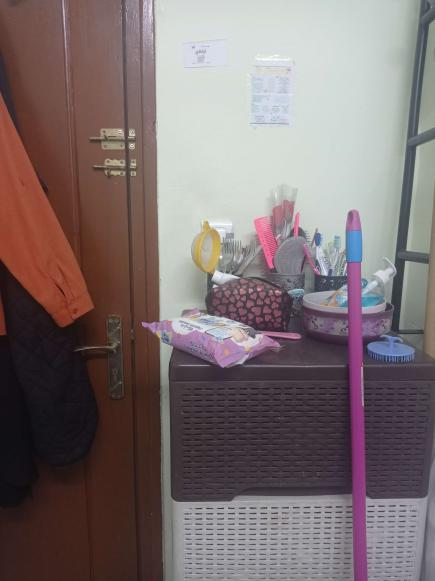
#> input picture Projet 1- Image Analogy/Partie 1/Images/A1.jpg, 435 x 581 px
$ python main.py
#> lines starting #> are read from the running program, lines starting #| are printed output that depends on the picture
### Projet 1- Image Analogy/Partie 1/analogy.py
import numpy as np
import cv2
from sklearn.feature_extraction.image import extract_patches_2d as extract
from sklearn.neighbors import NearestNeighbors
import pyflann as pyflann

"""
To get pyflann to work I had to copy the x64 directory from Lib>site-packages>pyflann>lib>win32
into envs>python>Lib>site-packages>pyflann>win32. If you have difficulties just use sklearn, and remove references
to pyflann.
"""

# on devise sur 255 pour normalisee ce qui facilite les calcules
def read_images(apath, appath, bpath):
#> called with apath = 'Images/A1.jpg', appath = 'Images/Ap1.jpg', bpath = 'Images/B1.jpg'
    imgA = cv2.imread(apath, cv2.IMREAD_UNCHANGED)/255.0
    imgAp = cv2.imread(appath, cv2.IMREAD_UNCHANGED)/255.0
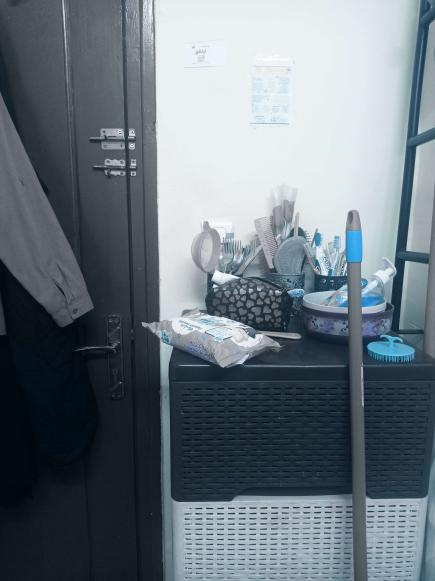
#> input picture Projet 1- Image Analogy/Partie 1/Images/Ap1.jpg, 435 x 581 px
    imgB = cv2.imread(bpath, cv2.IMREAD_UNCHANGED)/255.0
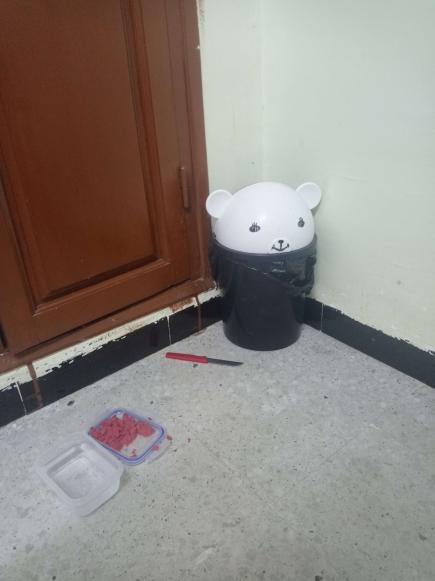
#> input picture Projet 1- Image Analogy/Partie 1/Images/B1.jpg, 435 x 581 px

    return imgA, imgAp, imgB


# [20 lines left out: functions add_pairs, remap_y, not called in this run]


def rgb2yiq(image, remap=False, remap_target=None, feature='y'):
#> called with remap = False, feature = 'y'
    yiq_xform = np.array([[0.299, 0.587, 0.114], #ROUGE
                          [0.596, -0.275, -0.321], #Vert
                         [0.212, -0.523, 0.311]]) #bleu
    yiq = np.dot(image, yiq_xform.T.copy())
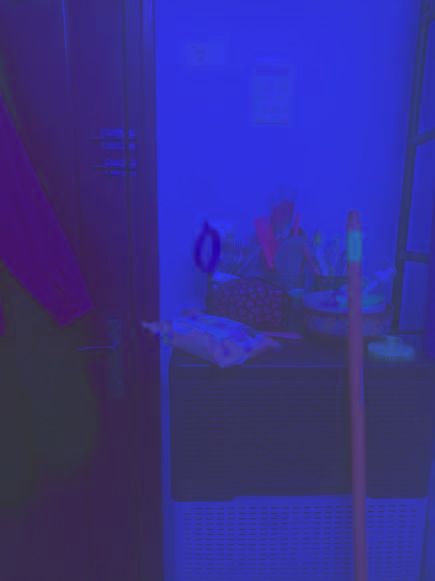
#> yiq: shape (581, 435, 3) float64; mean B, G, R 0.443, -0.0151, 0.0165; drawn with min black and max white

    if remap:
        remap_y(image, remap_target)
    if feature == 'y':
        return yiq[:,:,0]
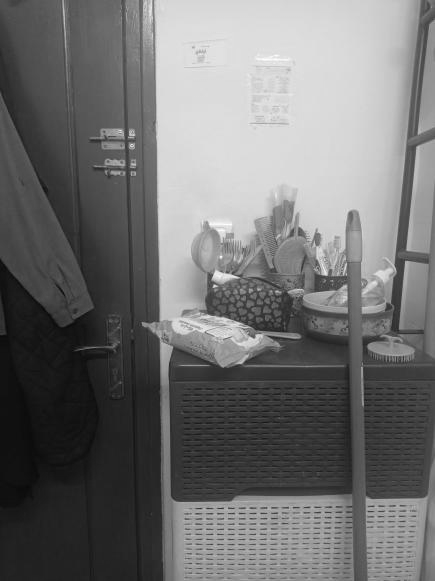
#> returned value: shape (581, 435) float64; min 0.0339, max 0.999, mean 0.443
    elif feature == 'yiq':
        return yiq


# [7 lines left out: function yiq2rgb, not called in this run]


def get_pyramid(image, levels):
#> called with levels = 5
    img = image.copy()
    pyr = [img]
    for i in range(levels):
        img = cv2.pyrDown(img) #downsampling
        pyr.append(img)
#> after the loop, pyr = 6 items

    return pyr


def get_features(img, causal=False):

    #create 5x5 neighborhood for L, pad so that feature list is correct dimensions
    #Cette ligne crée une copie de l'image img avec un bord de 2 pixels en haut, en bas, à gauche et à droite.
    #  Cela permet de s'assurer que les fenêtres de voisinage de 5x5 pixels peuvent être correctement extraites
    #  autour de chaque pixel de l'image sans déborder des bords de l'image.
    patches = cv2.copyMakeBorder(img,2,2,2,2,cv2.BORDER_DEFAULT)
    #pour chaque pixel on extrait des voisinge de 5*5
    patches = extract(patches, (5, 5))
    if causal:
        features = np.zeros((img.shape[0],img.shape[1],12))
    else: # extriare 25 caracteristique
        features = np.zeros((img.shape[0],img.shape[1],25))

    height, width = img.shape  # dimensions of the current level of the gaussian pyramid
    for i in range(height):
        for j in range(width):
                features[i, j, :] = patches[i * width + j].flatten()[0:features.shape[2]]

    return features


def make_analogy(lvl, Nlvl, A_L, Ap_L, B_L, Bp_L, s_L, kappa=0, method='pyflann'):
    A_f = get_features(A_L[lvl])
    Ap_f = get_features(Ap_L[lvl][:,:,0], causal=True)

    # matrice de caracteristique
    A_f = np.concatenate((A_f, Ap_f), 2)

    # initialize additional feature sets and B mats
    if lvl < Nlvl:
        Ad_f = cv2.resize(A_L[lvl+1], (A_L[lvl].shape[1],A_L[lvl].shape[0]), interpolation=cv2.INTER_CUBIC)
        Ad_f = get_features(Ad_f)
        Apd_f = cv2.resize(Ap_L[lvl + 1][:,:,0], (Ap_L[lvl].shape[1], Ap_L[lvl].shape[0]), interpolation=cv2.INTER_CUBIC)
        Apd_f = get_features(Apd_f)
        A_f = np.concatenate((A_f, Ad_f, Apd_f), 2)
        B1 = cv2.resize(B_L[lvl + 1], dsize=(B_L[lvl].shape[1], B_L[lvl].shape[0]), interpolation=cv2.INTER_CUBIC)
        Bp1 = cv2.resize(Bp_L[lvl + 1], dsize=(Bp_L[lvl].shape[1], Bp_L[lvl].shape[0]), interpolation=cv2.INTER_CUBIC)
        B1_border = cv2.copyMakeBorder(B1, 2, 2, 2, 2, cv2.BORDER_DEFAULT)
        Bp1_border = cv2.copyMakeBorder(Bp1, 2, 2, 2, 2, cv2.BORDER_DEFAULT)

    # initialize mat by taking previous pyramid level and resize it to the same shape as the current level
    # for lvl=Nlvl you can initialize it with current Ap, B or with some randomization function. You can
    # get some really interesting results from changing the source for the first B'
    if lvl < Nlvl:
        Bp_L[lvl] = cv2.resize(Bp_L[lvl+1], dsize=(Bp_L[lvl].shape[1], Bp_L[lvl].shape[0]), interpolation=cv2.INTER_CUBIC)
    else:
        Bp_L[lvl] = cv2.resize(B_L[lvl], dsize=(Bp_L[lvl].shape[1], Bp_L[lvl].shape[0]), interpolation=cv2.INTER_CUBIC)

    # resolve border issue by padding 2 pixels for 5x5 neighborhood
    B_border = cv2.copyMakeBorder(B_L[lvl],2,2,2,2,cv2.BORDER_DEFAULT)
    Bp_border = cv2.copyMakeBorder(Bp_L[lvl],2,2,2,2, cv2.BORDER_DEFAULT)

    # put feature list into index format M*N,numFeatures (25+12)
    A_f_2d = np.reshape(A_f, (A_f.shape[0]*A_f.shape[1], A_f.shape[2]))

    """  Begin Neighbor Search Methods  """
    if method == 'pyflann_kmeans':
        flann = pyflann.FLANN()

        print("Building FLANN kmeans index for size:", A_f.size, "for A size", Ap_L[lvl].size)
        flann_p = flann.build_index(A_f_2d, algorithm="kmeans", branching=32, iterations=-1, checks=16)
        print("FLANN kmeans index done...")

    elif method == 'pyflann_kdtree':
        flann = pyflann.FLANN()

        print("Building FLANN kdtree index for size:", A_f.size, "for A size", Ap_L[lvl].size)
        flann_p = flann.build_index(A_f_2d, algorithm="kdtree")
        print("FLANN kdtree index done...")

    elif method == 'sk_nn':
        print("Building Scikit Nearest Neighbors index for size:", A_f.size, "for A size", Ap_L[lvl].size)
        sknn = NearestNeighbors(n_neighbors=1, algorithm='auto').fit(A_f_2d)
        print("NN index done...")
    """  End Neighbor Search Methods  """

    coh_chosen = 0

    for x in range(2, B_border.shape[0]-2):
        #à chaque 25e rangée, le code affiche un message indiquant la rangée en cours de traitemen
        if x%25 == 0:
            print("Rastering row", x, "of", B_border.shape[0]-4)

        for y in range(2, B_border.shape[1]-2):
            # this is where you really are in B
            bx, by = x-2, y-2

            # extraire les pixels voisin  pour 1 pixel
            # ici cest celle normal
            B_patch = B_border[x-2:x+3,y-2:y+3,0].flatten()
            Bp_causal = Bp_border[x-2:x+1,y-2:y+3,0].flatten()[0:12]
            B_f = np.concatenate((B_patch, Bp_causal))

            if lvl < Nlvl:  # get same set features as A_F
                #ici cest celle du level +1
                B1_patch = B1_border[x-2:x+3,y-2:y+3,0].flatten()
                Bp1_patch = Bp1_border[x-2:x+3,y-2:y+3,0].flatten()
                B_f = np.concatenate((B_f, B1_patch, Bp1_patch),0)

            if method == 'sk_nn':
                distance, neighbor = sknn.kneighbors(B_f[None, :])
                neighbor = int(neighbor[0])
            else:
                #neighbor indice du pixel le plus similaire
                # distance entre A et B avec L2
                neighbor, distance = flann.nn_index(B_f, 1, checks=flann_p['checks'])

            distance = distance**2
            # get p. turn number in neighbor to coordinate in A_f
            m,n = np.unravel_index(neighbor, (A_f.shape[0], A_f.shape[1]))
            if kappa > 0:
                coh_neighbor, coh_distance = get_coherent(A_f, B_f, bx, by, s_L[lvl])
                # coh_fact is squared to get it closer to the performance as described in Hertzmann paper
                coh_fact = (1.0 + 2.0 ** (lvl - Nlvl) * kappa)**2
                if coh_distance <= distance*coh_fact:
                    m,n = coh_neighbor
                    coh_chosen += 1

            # main instruction
            Bp_L[lvl][bx,by,0] = Ap_L[lvl][m,n,0]
            # save s
            s_L[lvl][bx, by, 0] = m
            s_L[lvl][bx, by, 1] = n

    print("coherent pixel chosen", coh_chosen, "times.")

    return Bp_L[lvl]


# [132 lines left out: functions make_analogy_color, get_coherent, not called in this run]

### Projet 1- Image Analogy/Partie 1/main.py
import numpy as np
import cv2
import analogy
import time

"""
Frame work for looping through make_analogy
Parameters:
A.jpg, Ap.jpg, B.jpg : Inputs into the framework. Will attempt to create novel image Bp.
remap_A : specifies whether an attempt should be made to normalize the luminance of A and Ap to B. Can help with
            artifacting with images of noticeably different luminance averages.
pyr_levels : number of Gaussian pyramids to iterate along. Increases expression of low frequency features.
kappa : coherence weight, refer to Hertzmann paper for some suggested values
search_method : each works well. Three are implemented: pyflann_kmeans, pyflann_kdtree, and sk_nn. kmeans iterations
                is set to reach convergence. If you want to speed up kmeans you may want to change it to 7-10. kdtree
                is probably the fastest, sk_nn is the slowest.
type : two types are implemented. The default is luminance since the paper predominantly did its work only in the
        luminance domain. The color setting lets you apply the color from textures and colorize grayscale features.

"""


"""  Start User Defined Inputs  """
remap_A = 1 # est ce que on normalise la luminance ou pas
pyr_levels = 5
kappa = 0
# method can be pyflann_kmeans, pyflann_kdtree or sk_nn, default:pyflann_kmeans
search_method = 'pyflann_kdtree'
# type can be luminance or color, most effects work with luminance. Texture synthesis works well with color
# default:luminance
type = 'luminance'
additional_pairs = False
# type the path of your images here. You can change the output path at the bottom
imgA, imgAp, imgB = analogy.read_images("Images/A1.jpg", "Images/Ap1.jpg", "Images/B1.jpg")

if additional_pairs:  # add/remove a line for each pair you want to cat to A and Ap for training on a single loop
    imgA, imgAp = analogy.add_pairs(imgA, imgAp, "Images/A2.jpg", "Images/Ap2.jpg")
    imgA, imgAp = analogy.add_pairs(imgA, imgAp, "Images/A3.jpg", "Images/Ap3.jpg")
"""  End User Defined Inputs  """

start_time = time.time()

# initialize pyramids (denoted by _L)
if type == 'luminance': #deja la on a plusieurs img level
    A_L = analogy.get_pyramid(analogy.rgb2yiq(imgA), pyr_levels)
#> A_L = 6 items
    B_L = analogy.get_pyramid(analogy.rgb2yiq(imgB, feature='yiq'), pyr_levels)
#> call 2 of rgb2yiq, with remap = False, feature = 'yiq'
#> in rgb2yiq (call 2), `yiq = np.dot(image, yiq_xform.T.copy())`:
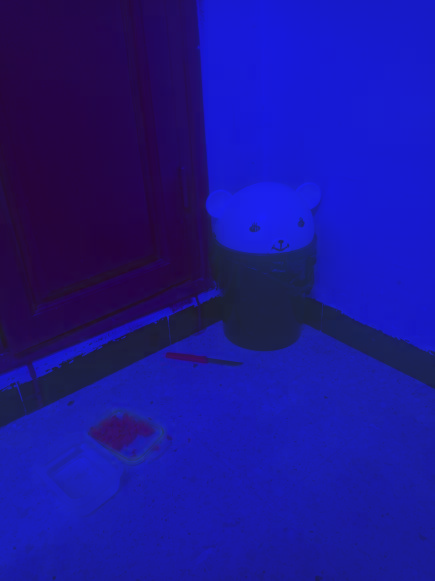
#> yiq: shape (581, 435, 3) float64; mean B, G, R 0.52, -0.0241, 0.00469; drawn with min black and max white
#> B_L = 6 items
    Ap_L = analogy.get_pyramid(analogy.rgb2yiq(imgAp, feature='yiq'), pyr_levels)
#> call 3 of rgb2yiq, with remap = False, feature = 'yiq'
#> in rgb2yiq (call 3), `yiq = np.dot(image, yiq_xform.T.copy())`:
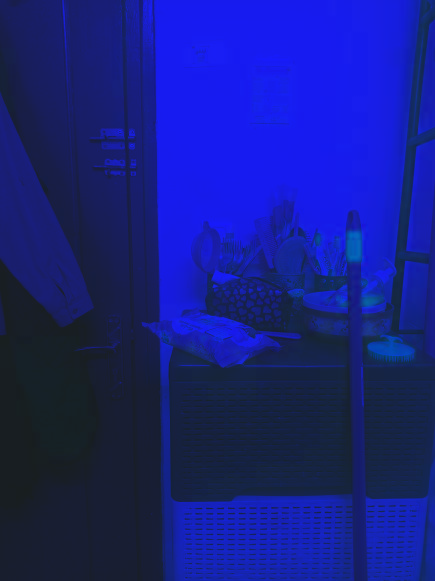
#> yiq: shape (581, 435, 3) float64; mean B, G, R 0.468, 0.0343, -0.00653; drawn with min black and max white
#> Ap_L = 6 items
elif type == 'color':
    A_L = analogy.get_pyramid(imgA, pyr_levels)
    B_L = analogy.get_pyramid(imgB, pyr_levels)
    Ap_L = analogy.get_pyramid(imgAp, pyr_levels)


Bp_L = []
s = []
# this loop initializes Bp_L with empty arrays and s with arrays
#  filled with -1 for each level of the image pyramid. These arrays
#  will later be populated with
# values as the algorithm progresses through the pyramid levels.

for i in range(len(B_L)): #each level of the pyramide
    Bp_L.append(np.zeros(B_L[i].shape))
    s.append(np.zeros((B_L[i].shape[0],B_L[i].shape[1],2))-1)
#> this loop made 6 passes
#> after the loop, Bp_L = 6 items; s = 6 items

print(Bp_L)
#> (printed output is left out)

# process pyramid from coursest to finest
for lvl in range(pyr_levels, -1, -1):
    print("Starting Level: ", lvl, "of ", pyr_levels)

    if type == 'luminance':
#> (the run stopped early here; a loop or call above may not have finished)
